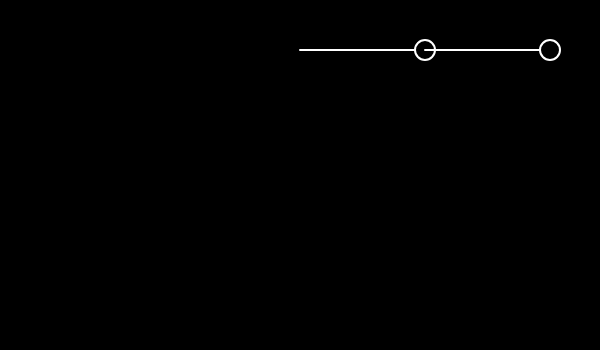
Frame 1 (no input)
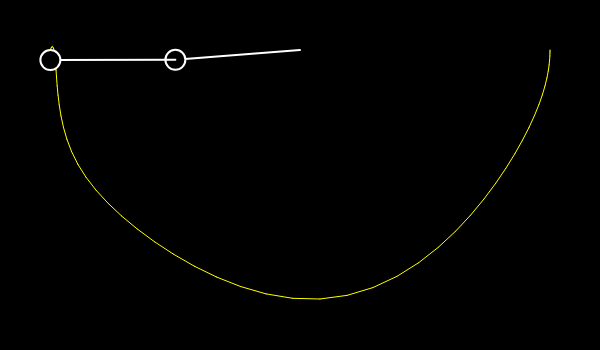
Frame 60 (no input)
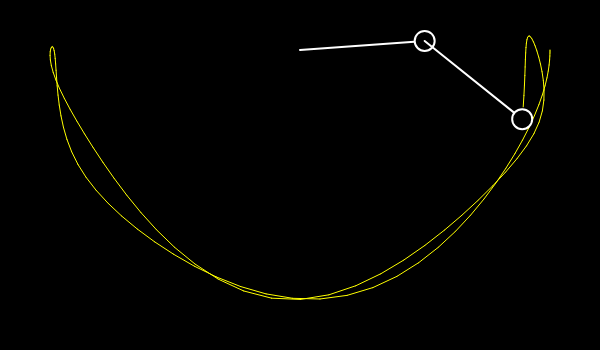
Frame 120 (the mouse pressed at the canvas centre since frame 60)

The p5.js sketch that drew these frames (run headless with seeded random() and noise() and a simulated clock; from frame 60 on, the mouse is pressed at the canvas centre):

// p5.js sketch
// ── sketch.js
let r1 = 125;
let r2 = 125;
let m1 = 10;
let m2 = 10;
let a1 = 0;
let a2 = 0;
let a1_v = 0;
let a2_v = 0;
let g = 1;

let px2 = -1;
let py2 = -1;
let cx, cy;

let buffer;

function setup() {
  createCanvas(600, 350);
  pixelDensity(1);
  a1 = PI / 2;
  a2 = PI / 2;
  cx = width / 2;
  cy = 50;
  buffer = createGraphics(width, height);
  buffer.background(0);
  buffer.translate(cx, cy);
}

function draw() {
  background(255);
  imageMode(CORNER);
  image(buffer, 0, 0, width, height);

  let num1 = -g * (2 * m1 + m2) * sin(a1);
  let num2 = -m2 * g * sin(a1 - 2 * a2);
  let num3 = -2 * sin(a1 - a2) * m2;
  let num4 = a2_v * a2_v * r2 + a1_v * a1_v * r1 * cos(a1 - a2);
  let den = r1 * (2 * m1 + m2 - m2 * cos(2 * a1 - 2 * a2));
  let a1_a = (num1 + num2 + num3 * num4) / den;

  num1 = 2 * sin(a1 - a2);
  num2 = a1_v * a1_v * r1 * (m1 + m2);
  num3 = g * (m1 + m2) * cos(a1);
  num4 = a2_v * a2_v * r2 * m2 * cos(a1 - a2);
  den = r2 * (2 * m1 + m2 - m2 * cos(2 * a1 - 2 * a2));
  let a2_a = (num1 * (num2 + num3 + num4)) / den;

  translate(cx, cy);
  stroke(255);
  strokeWeight(2);

  let x1 = r1 * sin(a1);
  let y1 = r1 * cos(a1);

  let x2 = x1 + r2 * sin(a2);
  let y2 = y1 + r2 * cos(a2);
  strokeWeight(2);
  line(0, 0, x1, y1);
  fill(0);
  ellipse(x1, y1, m1 * 2, m1 * 2);

  line(x1, y1, x2, y2);
  fill(0);
  ellipse(x2, y2, m2 * 2, m2 * 2);

  a1_v += a1_a;
  a2_v += a2_a;
  a1 += a1_v;
  a2 += a2_v;

  buffer.stroke("yellow");
  if (frameCount > 1) {
    stroke("yellow");
    strokeWeight(0.5);
    buffer.line(px2, py2, x2, y2);
  }

  px2 = x2;
  py2 = y2;
}
